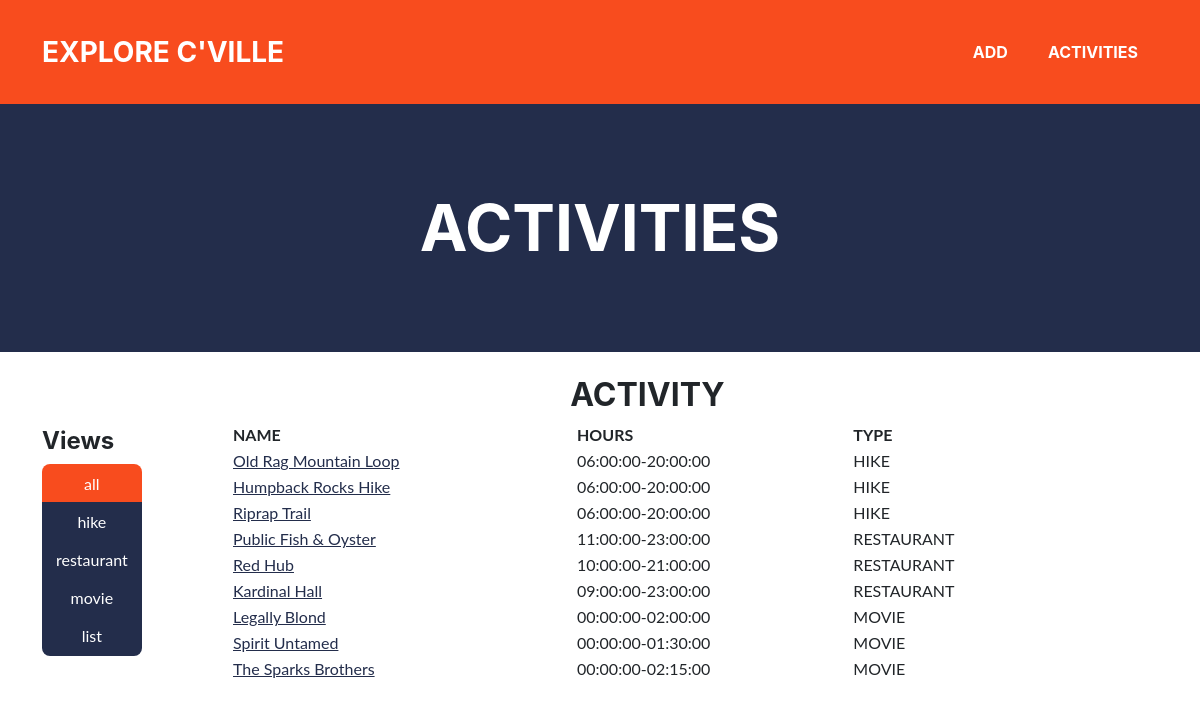
Page /activities.php on the committed database.
### tables this page shows
CREATE TABLE `ACTIVITY` (
  `ACTIVITY_ID` int(11) NOT NULL,
  `ACTIVITY_NAME` text NOT NULL,
  `ACTIVITY_OPENTIME` time DEFAULT current_timestamp(),
  `ACTIVITY_CLOSETIME` time DEFAULT current_timestamp(),
  `ACTIVITY_TYPE` varchar(12) NOT NULL,
  `ACTIVITY_URL` text NOT NULL
);

### activities.php (the view, shortened to what this page needs)
<!DOCTYPE html>
<html lang="en">
<head>
  <link rel="stylesheet" href="https://stackpath.bootstrapcdn.com/bootstrap/4.3.1/css/bootstrap.min.css">
  <link rel="stylesheet" href="css/styles.css">
</head>
<body id="page-top">
  <nav class="navbar navbar-expand-lg bg-secondary text-uppercase fixed-top" id="mainNav">
      <div class="container">
          <a class="navbar-brand" href="./index.php">Explore C'Ville</a>
          <div class="collapse navbar-collapse" id="navbarResponsive">
              <ul class="navbar-nav ms-auto">
                  <li class="nav-item mx-0 mx-lg-1"><a class="nav-link py-3 px-0 px-lg-3 rounded" href="#">Add</a></li>
                  <li class="nav-item mx-0 mx-lg-1"><a class="nav-link py-3 px-0 px-lg-3 rounded" href="./activities.php">Activities</a></li>
              </ul>
          </div>
      </div>
  </nav>
  <header class="masthead bg-primary text-white text-center">
      <div class="container d-flex align-items-center flex-column">
          <h1 class="masthead-heading text-uppercase mb-0">Activities</h1>
      </div>
  </header>
  <div class="container">
    <center>
    <div class="row">
      <div class="col-1" style="line-height:75px">
        <br />
        <h4> Views </h4>
        <form action="<?php $_SERVER['PHP_SELF'] ?>" method="get" style="line-height:50px">
          <div class="btn-group-vertical">
          <input type="submit" name="btnaction" value="all" class="btn text-white bg-<?php if(!isset($_GET['btnaction'])||$_GET['btnaction']=='all'){echo "secondary";}else{echo "primary";} ?>" />
          <input type="submit" name="btnaction" value="hike" class="btn text-white bg-<?php if(isset($_GET['btnaction'])&&$_GET['btnaction']=='hike'){echo "secondary";}else{echo "primary";} ?>" />
          <input type="submit" name="btnaction" value="restaurant" class="btn text-white bg-<?php if(isset($_GET['btnaction'])&&$_GET['btnaction']=='restaurant'){echo "secondary";}else{echo "primary";} ?>" />
          <input type="submit" name="btnaction" value="movie" class="btn text-white bg-<?php if(isset($_GET['btnaction'])&&$_GET['btnaction']=='movie'){echo "secondary";}else{echo "primary";} ?>" />
          <input type="submit" name="btnaction" value="list" class="btn text-white bg-<?php if(isset($_GET['btnaction'])&&$_GET['btnaction']=='list'){echo "secondary";}else{echo "primary";} ?>" />
          </div>
        </form>
        <br />
      </div>
      <div class="col-1" style="line-height:75px"> </div>
      <div class="col-9">
        <br />
  <?php require('connect-db.php'); ?>
  <?php
  try
  {
    if (isset($_GET['btnaction']))
    {
      switch ($_GET['btnaction'])
        {
          case 'all': showActivity("ACTIVITY");  break;
          case 'hike': showHike();  break;
          case 'restaurant': showRestaurant();  break;
          case 'movie': showMovie();  break;
          case 'list': getList();  break;
        }
    }
    else { showActivity("ACTIVITY"); }
  }
  catch (Exception $e)
  {
    $error_message = $e->getMessage();
    echo "<p>Error message: $error_message </p>";
  }
  ?>
  <?php
  function showActivity($act)
  {
    global $db;
    $query = "SELECT * FROM $act";
    $statement = $db->prepare($query);
    $statement->execute();
    $results = $statement->fetchAll();
    echo "<h2> $act </h2>";
    echo "<table style='width:100%''>
          <tr>
            <th>NAME</th>
            <th>HOURS</th>
            <th>TYPE</th>
          </tr>";
    foreach ($results as $result)
    {
      echo "<tr>
      <td> <a href='" . $result['ACTIVITY_URL'] . "' target='_blank'>" . $result['ACTIVITY_NAME'] . "</a></td>
      <td>" . $result['ACTIVITY_OPENTIME'] . "-" . $result['ACTIVITY_CLOSETIME'] . "</td>
      <td>" . $result['ACTIVITY_TYPE'] . "</td>
      </tr>";
    }
    echo "</table>";
  }
  ?>
        </div>
    </div>
    </center>
  </div>
</body>

### rows in the picture
activity: ACTIVITY_NAME "Old Rag Mountain Loop", ACTIVITY_OPENTIME "06:00:00", ACTIVITY_CLOSETIME "20:00:00", ACTIVITY_TYPE "HIKE"
activity: ACTIVITY_NAME "Humpback Rocks Hike", ACTIVITY_OPENTIME "06:00:00", ACTIVITY_CLOSETIME "20:00:00", ACTIVITY_TYPE "HIKE"
activity: ACTIVITY_NAME "Riprap Trail", ACTIVITY_OPENTIME "06:00:00", ACTIVITY_CLOSETIME "20:00:00", ACTIVITY_TYPE "HIKE"
activity: ACTIVITY_NAME "Public Fish & Oyster", ACTIVITY_OPENTIME "11:00:00", ACTIVITY_CLOSETIME "23:00:00", ACTIVITY_TYPE "RESTAURANT"
activity: ACTIVITY_NAME "Red Hub", ACTIVITY_OPENTIME "10:00:00", ACTIVITY_CLOSETIME "21:00:00", ACTIVITY_TYPE "RESTAURANT"
activity: ACTIVITY_NAME "Kardinal Hall", ACTIVITY_OPENTIME "09:00:00", ACTIVITY_CLOSETIME "23:00:00", ACTIVITY_TYPE "RESTAURANT"
activity: ACTIVITY_NAME "Legally Blond", ACTIVITY_OPENTIME "00:00:00", ACTIVITY_CLOSETIME "02:00:00", ACTIVITY_TYPE "MOVIE"
activity: ACTIVITY_NAME "Spirit Untamed", ACTIVITY_OPENTIME "00:00:00", ACTIVITY_CLOSETIME "01:30:00", ACTIVITY_TYPE "MOVIE"
activity: ACTIVITY_NAME "The Sparks Brothers", ACTIVITY_OPENTIME "00:00:00", ACTIVITY_CLOSETIME "02:15:00", ACTIVITY_TYPE "MOVIE"

### other values in the picture
$act "ACTIVITY"
